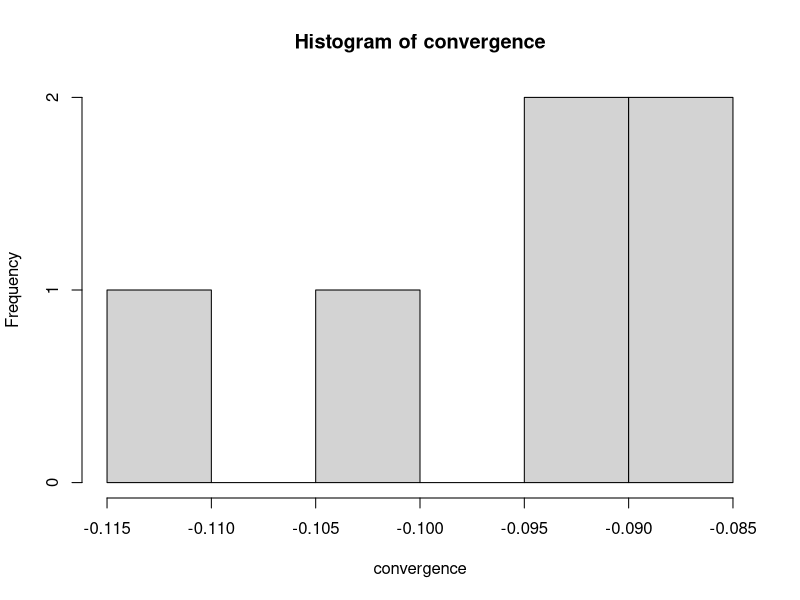
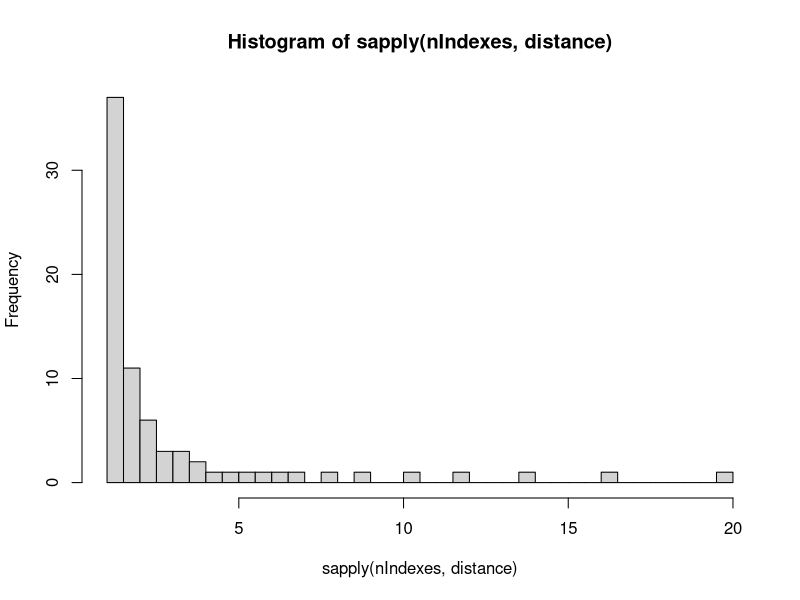

Source code (R) for these figures, in order:
## ---- chunk 1
setwd("D:\\workspace\\bioinformatics\\pam")
P1<-read.table('pam1.mat', sep = "\t", header=T, colClasses=c("character",rep("integer",20)))  
P1 <- P1[1:20,2:21]
P1 <-as.matrix(P1)

P1 <- P1/10000
#Print P1 diag
diag(P1)
## ---- chunk 2
mypower <- function(x,n){
  p<-x
  prod<-diag(nrow(x))
  while ( n > 0 ){
    if(n %% 2 == 1) {
      prod <- prod %*% p
    } 
    n <- floor(n/2)
    p <- p %*% p
  }
  prod
}
P10 <- mypower(P1, 10)
diag(P10)

## ---- chunk 3
freq <-read.table('aafreq.mat', sep = "\t", header=F)  
f <- freq$V2

score <- function(x, i, j) {
  log10(x/f[i])
}


scoringMatrix <- function(mat) {
  matrix(mapply(score, mat, row(mat), col(mat)), nrow = nrow(mat))
}

diag(scoringMatrix(P10))
## ---- chunk 4
convergence <- c (sum (f - diag(mypower(P1, 1500))), 
                  sum (f - diag(mypower(P1, 1650))), 
                  sum (f - diag(mypower(P1, 1800))), 
                  sum (f - diag(mypower(P1, 2000))),
                  sum (f - diag(mypower(P1, 2150))),
                  sum (f - diag(mypower(P1, 2300))))
                  
hist(convergence)
## ---- chunk 5
nIndexes <- seq(1,1500, 20) # take n values at 20 Pam distance from 1 to 1500
distance <- function (value) {
  sum(diag(mypower(P1, value)))
}

hist(sapply(nIndexes, distance), nclass = 50)
